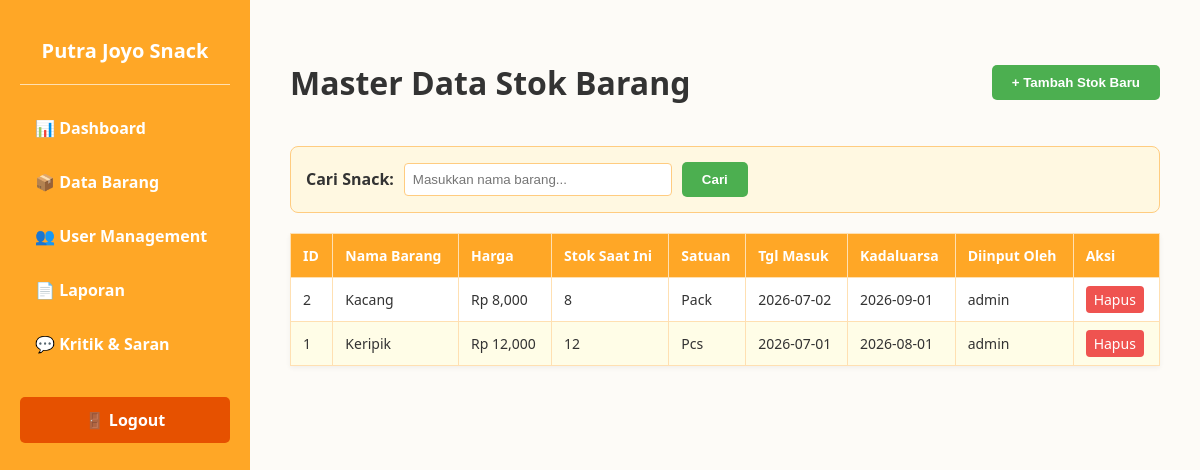
/admin/barang, run on an earlier commit of the app's database.
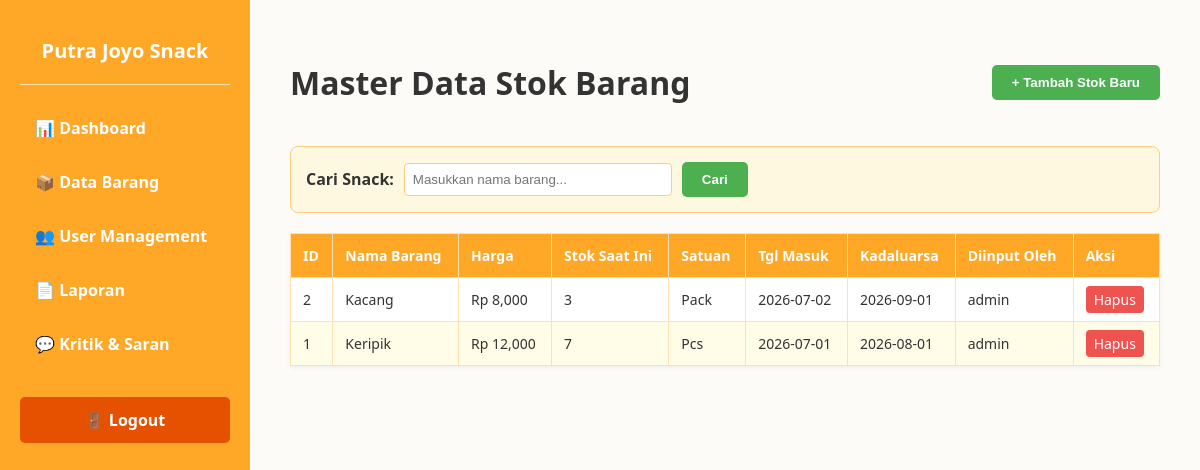
And on a later commit of the database.
### models/transaksi.py (models this page shows)
class Barang(db.Model):
    __tablename__ = 'barang'
    id = db.Column(db.Integer, primary_key=True)
    nama_barang = db.Column(db.String(100), nullable=False)
    harga = db.Column(db.Integer, nullable=False)
    stok = db.Column(db.Integer, nullable=False)
    satuan = db.Column(db.String(20), nullable=False)
    tanggal_masuk = db.Column(db.String(20), nullable=False)
    tanggal_kadaluarsa = db.Column(db.String(20), nullable=False)
    id_admin_fk = db.Column(db.String(50), nullable=False)

### app.py (the view, shortened to what this page needs)
@app.route("/admin/barang", methods=["GET", "POST"])
def admin_barang():
    search_query = request.args.get("q", "").strip()
    query = Barang.query
    if search_query:
        query = query.filter(Barang.nama_barang.ilike(f"%{search_query}%"))
    barang_list = query.order_by(Barang.id.desc()).all()
    return render_template("admin/barang.html", barang_list=barang_list, search_query=search_query)

### templates/admin/barang.html (shortened to what this page needs)
<!DOCTYPE html>
<html lang="id">
<head>
</head>
<body>
    <div class="sidebar">
        <h2>Putra Joyo Snack</h2>
        <hr style="border: 0; height: 1px; background: #FFE0B2; margin-bottom: 20px;">
        <a href="/admin/dashboard">📊 Dashboard</a>
        <a href="/admin/barang">📦 Data Barang</a>
        <a href="/admin/user">👥 User Management</a>
        <a href="/admin/laporan">📄 Laporan</a>
        <a href="/admin/kritik">💬 Kritik & Saran</a>
        <a class="logout-btn" href="/logout">🚪 Logout</a>
    </div>
    <div class="content">
        <div class="header-section">
            <h1>Master Data Stok Barang</h1>
            <button class="btn-add" onclick="bukaModal()">+ Tambah Stok Baru</button>
        </div>
        <form class="search-container" method="get" action="/admin/barang">
            <label><strong>Cari Snack:</strong></label>
            <input type="text" name="q" value="{{ search_query or '' }}" placeholder="Masukkan nama barang...">
            <button class="btn-add" type="submit">Cari</button>
        </form>
        <table class="data-table">
            <thead>
                <tr>
                    <th>ID</th>
                    <th>Nama Barang</th>
                    <th>Harga</th>
                    <th>Stok Saat Ini</th>
                    <th>Satuan</th>
                    <th>Tgl Masuk</th>
                    <th>Kadaluarsa</th>
                    <th>Diinput Oleh</th>
                    <th>Aksi</th>
                </tr>
            </thead>
            <tbody>
                {% for barang in barang_list %}
                <tr>
                    <td>{{ barang.id }}</td>
                    <td>{{ barang.nama_barang }}</td>
                    <td>Rp {{ "{:,.0f}".format(barang.harga) }}</td>
                    <td>{{ barang.stok }}</td>
                    <td>{{ barang.satuan }}</td>
                    <td>{{ barang.tanggal_masuk }}</td>
                    <td>{{ barang.tanggal_kadaluarsa }}</td>
                    <td>{{ barang.id_admin_fk }}</td>
                    <td>
                        <a href="/admin/barang/hapus/{{ barang.id }}" style="background-color:#EF5350; color:white; border:none; padding:4px 8px; border-radius:4px; cursor:pointer; text-decoration:none;" onclick="return confirm('Hapus barang ini?')">Hapus</a>
                    </td>
                </tr>
                {% else %}
                <tr>
                    <td colspan="9" style="text-align:center; color:#777;">Belum ada data barang.</td>
                </tr>
                {% endfor %}
            </tbody>
        </table>
    </div>
</body>
</html>

What changed in the data, as far as the page shows it:
changed Barang "Kacang": stok "8" → "3"
changed Barang "Keripik": stok "12" → "7"
